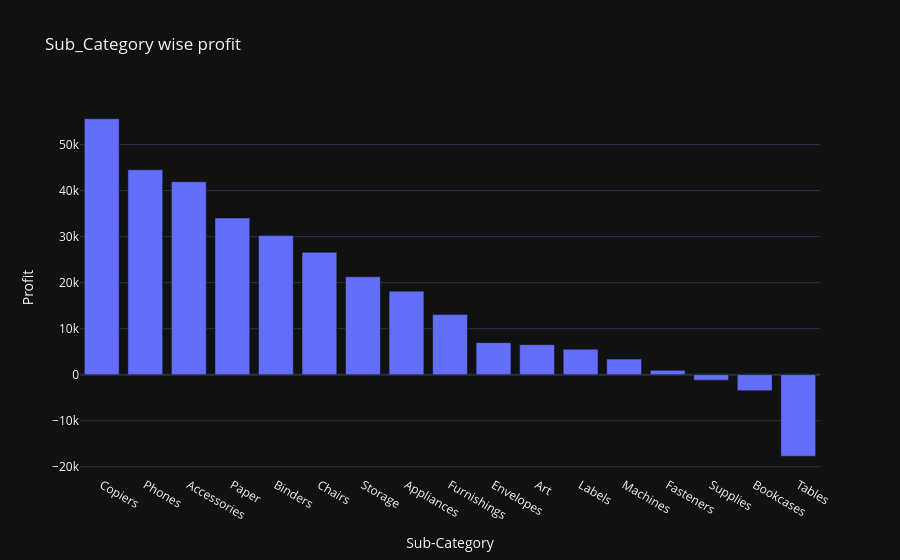

The cell this chart's notebook holds for it:
### Code cell
fig=px.bar(subcategory_profit,x='Sub-Category',y='Profit',title='Sub_Category wise profit ')
fig.show()

### Figure 1 — Plotly figure (JSON) as saved in the notebook; plotly's stock layout.template omitted (floating-point values rounded to 4 significant figures)
{"data": [{"alignmentgroup": "True", "hovertemplate": "Sub-Category=%{x}<br>Profit=%{y}<extra></extra>", "legendgroup": "", "marker": {"color": "#636efa", "pattern": {"shape": ""}}, "name": "", "offsetgroup": "", "orientation": "v", "showlegend": false, "textposition": "auto", "type": "bar", "x": ["Copiers", "Phones", "Accessories", "Paper", "Binders", "Chairs", "Storage", "Appliances", "Furnishings", "Envelopes", "Art", "Labels", "Machines", "Fasteners", "Supplies", "Bookcases", "Tables"], "xaxis": "x", "y": [55620.0, 44520.0, 41940.0, 34050.0, 30220.0, 26590.0, 21280.0, 18140.0, 13060.0, 6964.0, 6528.0, 5546.0, 3385.0, 949.5, -1189.0, -3473.0, -17730.0], "yaxis": "y"}], "layout": {"autosize": true, "barmode": "relative", "legend": {"tracegroupgap": 0}, "title": {"text": "Sub_Category wise profit "}, "xaxis": {"anchor": "y", "autorange": true, "domain": [0, 1], "range": [-0.5, 16.5], "title": {"text": "Sub-Category"}, "type": "category"}, "yaxis": {"anchor": "x", "autorange": true, "domain": [0, 1], "range": [-21800.0, 59690.0], "title": {"text": "Profit"}, "type": "linear"}}}
